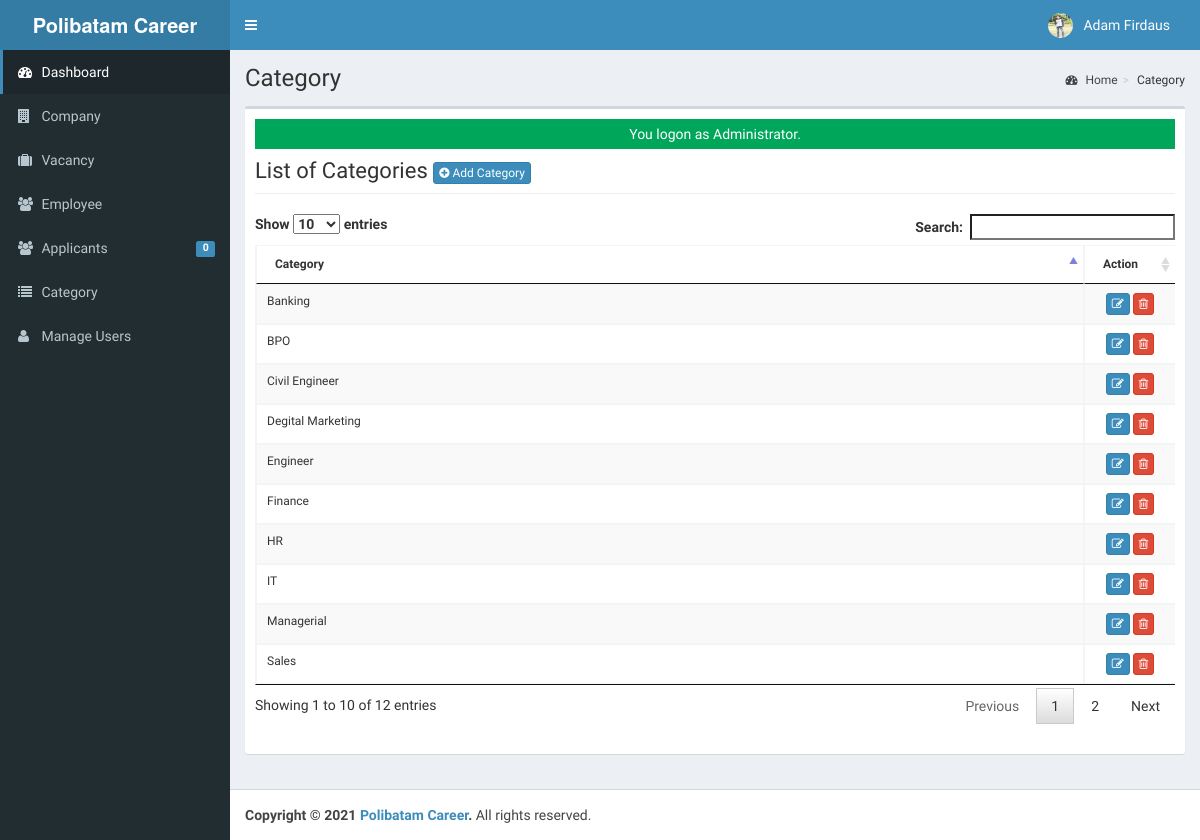
Page /admin/category/ (signed in) on the committed database.
### tables this page shows
CREATE TABLE `tblusers` (
  `USERID` varchar(30) NOT NULL,
  `FULLNAME` varchar(40) NOT NULL,
  `USERNAME` varchar(90) NOT NULL,
  `PASS` varchar(90) NOT NULL,
  `ROLE` varchar(30) NOT NULL,
  `PICLOCATION` varchar(255) NOT NULL
);

CREATE TABLE `tblcategory` (
  `CATEGORYID` int(11) NOT NULL,
  `CATEGORY` varchar(90) NOT NULL
);

### admin/category/index.php (called while the page is built, shortened)
<?php
require_once("../../include/initialize.php");
$title="Category";
require_once ("../theme/templates.php");
?>

### include/database.php (called while the page is built, shortened)
<?php
class Database {
	var $query = '';
	public $conn;
	public function open_connection() {
		try {
		$this->conn = new PDO("mysql:host=".server.";dbname=".database_name. "", user,pass);
		$this->conn->setAttribute(PDO::ATTR_ERRMODE, PDO::ERRMODE_EXCEPTION);
		}catch(PDOException $e){
			echo "Problem in database connection! Contact administrator!". $e->getMessage();
		}
	}
	function setQuery($sql='') {
		try {
		   $this->sql_string=$sql;
			$this->query = $this->conn->prepare($this->sql_string);
			$this->query->execute();
		  } catch (PDOException $e) {
		    echo "Failed to get query handle: " . $e->getMessage() . "\n";
		    exit;
		  }
	}
	function loadResultList() {
		$results = $this->query->fetchAll(PDO::FETCH_OBJ);
		return $results;
	}
	function loadSingleResult() {
		$results = $this->query->fetch(PDO::FETCH_OBJ);
		return $results;
	}
}
$mydb = new Database();
?>

### include/accounts.php (called while the page is built, shortened)
<?php
require_once(LIB_PATH.DS.'database.php');
class User {
	protected static  $tblname = "tblusers";
	function single_user($id=""){
			global $mydb;
			$mydb->setQuery("SELECT * FROM ".self::$tblname."
				Where USERID= '{$id}' LIMIT 1");
			$cur = $mydb->loadSingleResult();
			return $cur;
	}
}
?>

### include/function.php (called while the page is built, shortened)
<?php
function currentpage(){
		$this_page = $_SERVER['SCRIPT_NAME'];
	    $bits = explode('/',$this_page);
		 return $bits[3];
	}
		?>

### admin/category/list.php (the view, shortened to what this page needs)
<div class="row">
      	 <div class="col-lg-12">
           <h1 class="page-header">List of Categories  <a href="index.php?view=add" class="btn btn-primary btn-xs  ">  <i class="fa fa-plus-circle fw-fa"></i> Add Category</a>  </h1>
      		</div>
  		 </div>
 		    <form action="controller.php?action=delete" Method="POST">
		     <div class="table-responsive">
			<table id="dash-table" class="table table-striped table-bordered table-hover"  style="font-size:12px" cellspacing="0">
			  <thead>
			  	<tr>
			  		<th>
			  		 Category</th>
			  		 <th width="10%" align="center">Action</th>
			  	</tr>
			  </thead>
			  <tbody>
			  	<?php
			  		$mydb->setQuery("SELECT * FROM `tblcategory`");
			  		$cur = $mydb->loadResultList();
					foreach ($cur as $result) {
			  		echo '<tr>';
			  			echo '<td>' . $result->CATEGORY.'</td>';
			  		echo '<td align="center"><a title="Edit" href="index.php?view=edit&id='.$result->CATEGORYID.'" class="btn btn-primary btn-xs  ">  <span class="fa fa-edit fw-fa"></a>
			  		     <a title="Delete" href="controller.php?action=delete&id='.$result->CATEGORYID.'" class="btn btn-danger btn-xs  ">  <span class="fa  fa-trash-o fw-fa "></a></td>';
			  		echo '</tr>';
			  	}
			  	?>
			  </tbody>
			</table>
			</form>

### admin/theme/templates.php (shortened to what this page needs)
<!DOCTYPE html>
<html>
    <head>
        <link rel="stylesheet" href="<?php echo web_root;?>bootstrap/css/bootstrap.min.css">
        <link rel="stylesheet" href="<?php echo web_root;?>plugins/font-awesome/css/font-awesome.min.css">
        <link rel="stylesheet" href="<?php echo web_root;?>dist/css/AdminLTE.min.css">
        <link rel="stylesheet" href="<?php echo web_root;?>dist/css/skins/_all-skins.min.css">
        <link rel="stylesheet" href="<?php echo web_root;?>plugins/iCheck/flat/blue.css">
        <link rel="stylesheet" href="<?php echo web_root;?>plugins/morris/morris.css">
        <link rel="stylesheet" href="<?php echo web_root;?>plugins/jvectormap/jquery-jvectormap-1.2.2.css">
        <link href="<?php echo web_root; ?>plugins/datepicker/bootstrap-datetimepicker.min.css" rel="stylesheet" media="screen">
        <link rel="stylesheet" href="<?php echo web_root;?>plugins/dataTables/jquery.dataTables.min.css">
        <link rel="stylesheet" href="<?php echo web_root;?>plugins/bootstrap-wysihtml5/bootstrap3-wysihtml5.min.css">
    </head>
 <body class="hold-transition skin-blue fixed sidebar-mini">
<div class="wrapper">
  <header class="main-header">
    <a href="<?php echo web_root;?>/admin/" class="logo">
      <span class="logo-lg"><b>Polibatam Career</b></span>
    </a>
    <nav class="navbar navbar-static-top" role="navigation">
      <a href="#" class="sidebar-toggle" data-toggle="offcanvas" role="button">
      </a>
      <div class="navbar-custom-menu">
        <ul class="nav navbar-nav">
          <?php
              $user = New User();
              $singleuser = $user->single_user($_SESSION['ADMIN_USERID']);
          ?>
          <li class="dropdown user user-menu" style="padding-right: 15px;"  >
            <a href="#" class="dropdown-toggle" data-toggle="dropdown">
              <img src="<?php echo web_root.'admin/user/'. $singleuser->PICLOCATION;?>" class="user-image" alt="User Image">
              <span class="hidden-xs"><?php echo $singleuser->FULLNAME; ?></span>
            </a>
          </li>
        </ul>
      </div>
    </nav>
  </header>
  <aside class="main-sidebar">
    <section class="sidebar">
      <ul class="sidebar-menu">
        <li  class="<?php echo (currentpage() == 'index.php') ? "active" : false;?>" >
          <a href="<?php echo web_root ;?>admin/">
            <i class="fa fa-dashboard"></i> <span>Dashboard</span>
          </a>
        </li>
        <li class="<?php echo (currentpage() == 'company') ? "active" : false;?>" >
          <a href="<?php echo web_root ;?>admin/company/">
            <i class="fa fa-building"></i> <span>Company</span>
          </a>
        </li>
        <li class="<?php echo (currentpage() == 'vacancy') ? "active" : false;?>" >
          <a href="<?php echo web_root ;?>admin/vacancy/">
            <i class="fa fa-suitcase"></i> <span>Vacancy</span>
          </a>
        </li>
        <li class="<?php echo (currentpage() == 'employee') ? "active" : false;?>" >
          <a href="<?php echo web_root ;?>admin/employee/">
            <i class="fa fa-users"></i> <span>Employee</span>
          </a>
        </li>
        <li class="<?php echo (currentpage() == 'applicants') ? "active" : false;?>" >
          <a href="<?php echo web_root ;?>admin/applicants/">
            <i class="fa fa-users"></i> <span>Applicants</span>
            <span class="label label-primary pull-right">
              <?php
                $sql = "SELECT count(*) as 'APPL' FROM `tbljobregistration` WHERE `PENDINGAPPLICATION`=1";
                $mydb->setQuery($sql);
                $pending = $mydb->loadSingleResult();
                echo $pending->APPL;
              ?>
            </span>
          </a>
        </li>
        <li class="<?php echo (currentpage() == 'category') ? "active" : false;?>" >
          <a href="<?php echo web_root ;?>admin/category/">
            <i class="fa fa-list"></i> <span>Category</span>
          </a>
        </li>
         <li class="<?php echo (currentpage() == 'user') ? "active" : false;?>">
          <a href="<?php echo web_root; ?>admin/user/">
            <i class="fa fa-user"></i> <span>Manage Users</span> </a>
        </li>
      </ul>
    </section>
  </aside>
  <div class="content-wrapper">
  <section class="content-header">
      <h1>
        <?php echo isset($title) ? $title : ''; ?>
      </h1>
      <ol class="breadcrumb">
        <?php
          if ($title!='Home') {
            $active_title = '';
            if (isset($_GET['view'])) {
              $active_title = '<li class='.$active_title.'><a href="index.php">'.$title.'</a></li>';
            }else{
              $active_title = '<li class='.$active_title.'>'.$title.'</li>';
            }
            echo '<li><a href='.web_root.'admin/><i class="fa fa-dashboard"></i> Home</a></li>';
            echo  $active_title;
          }
        ?>
      </ol>
    </section>
         <section class="content">
          <div class="row">
            <div class="col-xs-12">
              <div class="box">
                <div class="box-body">
              <?php
               require_once $content;
               ?>
             </div>
           </div>
         </div>
         </section>
 </div>
  <footer class="main-footer">
    <strong>Copyright &copy; 2021 <a href="#">Polibatam Career</a>.</strong> All rights
    reserved.
  </footer>
    </body>
</html>

### rows in the picture
tblusers: PICLOCATION (picture), FULLNAME "Adam Firdaus"
tblcategory: CATEGORY "Managerial"
tblcategory: CATEGORY "Engineer"
tblcategory: CATEGORY "IT"
tblcategory: CATEGORY "Civil Engineer"
tblcategory: CATEGORY "HR"
tblcategory: CATEGORY "Sales"
tblcategory: CATEGORY "Banking"
tblcategory: CATEGORY "Finance"
tblcategory: CATEGORY "BPO"
tblcategory: CATEGORY "Degital Marketing"

### other values in the picture
$pending->APPL "0"
$title "Category"
$_SESSION['message'] "You logon as Administrator."
